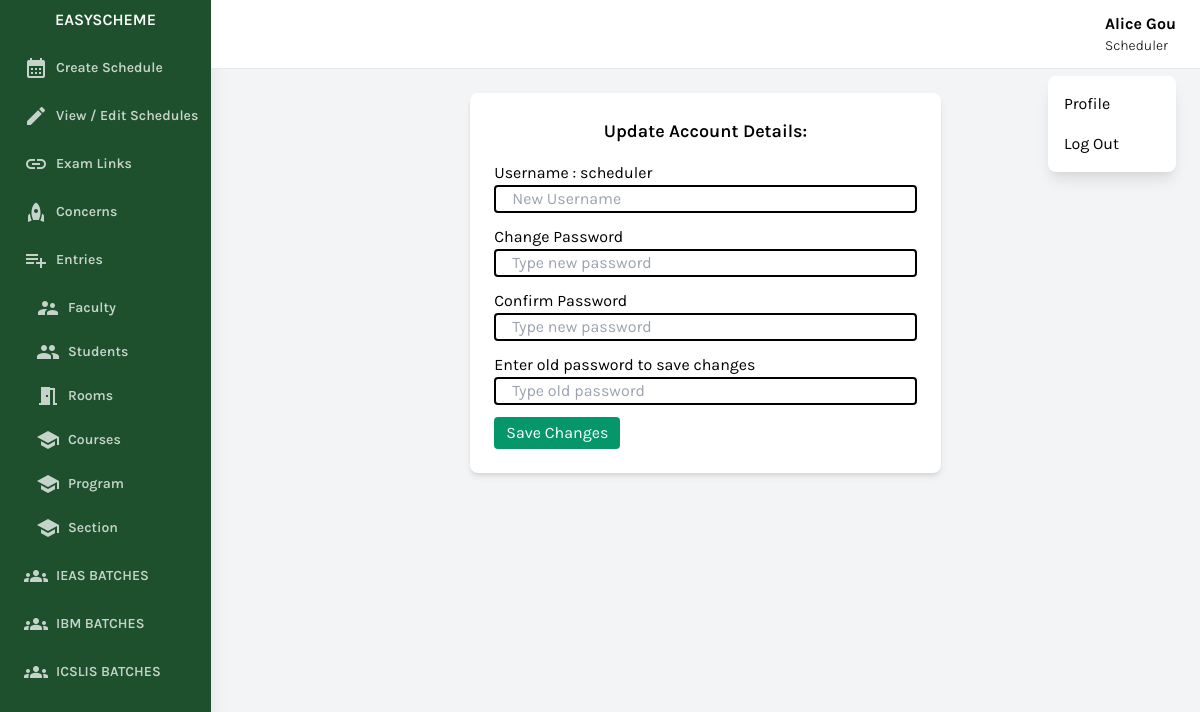
Page /scheduler/profile.php (signed in) on the committed database.
### tables this page shows
CREATE TABLE `user` (
  `id` bigint(20) NOT NULL,
  `name` varchar(256) NOT NULL,
  `username` varchar(256) NOT NULL,
  `password` varchar(256) NOT NULL,
  `position` varchar(256) NOT NULL,
  `status` int(11) NOT NULL DEFAULT 0
);

### conn/conn.php (called while the page is built, shortened)
<?php
class DatabaseHandler {
    private $pdo;
    public function __construct() {
        $dbHost = 'localhost';
        $dbPort = '3306';
        $dbName = DBNAME;
        $dbUser = DBUSER;
        $dbPassword = DBPASSWORD;
        try {
            $dsn = "mysql:host=$dbHost;port=$dbPort;dbname=$dbName";
            $this->pdo = new PDO($dsn, $dbUser, $dbPassword);
            $this->pdo->setAttribute(PDO::ATTR_ERRMODE, PDO::ERRMODE_EXCEPTION);
        } catch (PDOException $e) {
            echo "Connection failed: " . $e->getMessage();
        }
    }
    public function getIdByColumnValue($tableName, $columnName, $columnValue, $idColumnName) {
        try {
            $stmt = $this->pdo->prepare("SELECT $idColumnName FROM $tableName WHERE $columnName = :column_value");
            $stmt->bindParam(':column_value', $columnValue);
            $stmt->execute();
            $result = $stmt->fetch(PDO::FETCH_ASSOC);
            if ($result) {
                return $result[$idColumnName];
            } else {
                return null;
            }
        } catch (PDOException $e) {
            return null;
        }
    }
}
?>

### scheduler/profile.php (the view, shortened to what this page needs)
<?php
include 'components/header.php';
?>
<div class="w-full h-screen overflow-x-hidden border-t flex flex-col">
    <main class="w-full flex justify-center items-center p-6">
        <div class="w-full sm:w-1/2">
            <div class="card bg-white shadow-md rounded-lg p-6">
                <h2 class="text-lg text-center font-semibold mb-4">Update Account Details:</h2>
                <form id="formSubmit">
                <div class="flex flex-col gap-3 items-center mt-3">
                        <div class="grid w-full">
                            <p>Username : <?=$username?></p>
                            <input type="text" name="username" placeholder="New Username" class="border-black border-2 rounded px-4">
                        </div>
                        <div class="grid w-full">
                            <p>Change Password</p>
                            <input type="password" name="new_password" placeholder="Type new password" class="border-black border-2 rounded px-4">
                        </div>
                        <div class="grid w-full">
                            <p>Confirm Password</p>
                            <input type="password" name="confirm_password" placeholder="Type new password" class="border-black border-2 rounded px-4">
                        </div>
                        <div class="grid w-full">
                            <p>Enter old password to save changes</p>
                            <input type="password" name="old_password" placeholder="Type old password" class="border-black border-2 rounded px-4">
                        </div>
                        <div class="w-full">
                            <button type="submit" id="btnMode" class="bg-green-600 text-white rounded px-3 py-1">Save Changes</button>
                        </div>
                </div>
                </form>
            </div>
        </div>
    </main>
</div>
<?php
include 'components/footer.php';
?>

### scheduler/components/header.php (shortened to what this page needs)
<?php
include '../conn/conn.php';
$db = new DatabaseHandler();
$username = ($db->getIdByColumnValue('user', 'id',$_SESSION['id'],'username'));
$user_name = ucwords($db->getIdByColumnValue('user', 'id',$_SESSION['id'],'name'));
$user_position = ucwords($db->getIdByColumnValue('user', 'id',$_SESSION['id'],'position'));
?>
<!DOCTYPE html>
<html lang="en">
<head>
    <link href="https://cdnjs.cloudflare.com/ajax/libs/tailwindcss/2.2.19/tailwind.min.css" rel="stylesheet">
</head>
<body class="bg-gray-100 font-family-karla flex">
    <aside class="relative bg-sidebar h-screen w-64 hidden sm:block shadow-xl">
        <div class="p-2  text-center">
            <a href="" class="text-white  font-semibold uppercase hover:text-gray-300">
                        <p>EasyScheme</p>
            </a>
        </div>
        <nav x-data="{ openItem: null }" class="text-white text-base font-semibold ">
            <a href="create-schedule.php" class="nav-1 flex items-center text-white opacity-75 text-sm hover:opacity-100 py-2 m-2 rounded-lg  pl-4 nav-item">
                <i class="material-icons mr-2">calendar_month</i>
                Create Schedule
            </a>
            <a href="view-edit-schedule.php" class="nav-2 flex items-center text-white opacity-75 text-sm hover:opacity-100 py-2 m-2 rounded-lg  pl-4 nav-item">
                <i class="material-icons mr-2">edit</i>
                View / Edit Schedules
            </a>
            <a href="view-exam-links.php" class="nav-3 flex items-center text-white opacity-75 text-sm hover:opacity-100 py-2 m-2 rounded-lg  pl-4 nav-item">
                <i class="material-icons mr-2">link</i>
                Exam Links
            </a>
            <a href="raise-concerns.php" class="nav-10 flex items-center text-white opacity-75 text-sm hover:opacity-100 py-2 m-2 rounded-lg  pl-4 nav-item">
                <i class="material-icons mr-2">rocket</i>
                Concerns
            </a>
            <a @click="openItem === 1 ? openItem = null : openItem = 1"  class="entries flex items-center text-white opacity-75 text-sm hover:opacity-100 py-2 m-2 rounded-lg  pl-4 nav-item">
                <i class="material-icons mr-2">playlist_add</i>
                Entries
            </a>
            <a href="view-entries.php?type=faculty">
                <div x-show="openItem === 1" class="nav-4 flex items-center text-white opacity-75 text-sm hover:opacity-100 py-1 my-3 mx-5 m-0 rounded-lg  pl-4 nav-item">
                    <i class="material-icons mr-2">supervisor_account</i>
                    Faculty
                </div>
            </a>
            <a href="view-entries.php?type=student">
                <div x-show="openItem === 1" class="nav-5 flex items-center text-white opacity-75 text-sm hover:opacity-100 py-1 my-3 mx-5 m-0 rounded-lg  pl-4 nav-item">
                    <i class="material-icons mr-2">group</i>
                    Students
                </div>
            </a>
            <a href="view-room-table.php">
            <div x-show="openItem === 1" class="nav-6 flex items-center text-white opacity-75 text-sm hover:opacity-100 py-1 my-3 mx-5 m-0 rounded-lg  pl-4 nav-item">
                    <i class="material-icons mr-2">meeting_room</i>
                    Rooms
                </div>
           </a>
            <a href="view-course-table.php">
                <div x-show="openItem === 1" class="nav-7 flex items-center text-white opacity-75 text-sm hover:opacity-100 py-1 my-3 mx-5 m-0 rounded-lg  pl-4 nav-item">
                    <i class="material-icons mr-2">school</i>
                    Courses
                </div>
            </a>
            <a href="view-program-table.php">
                <div x-show="openItem === 1" class="nav-8 flex items-center text-white opacity-75 text-sm hover:opacity-100 py-1 my-3 mx-5 m-0 rounded-lg  pl-4 nav-item">
                    <i class="material-icons mr-2">school</i>
                    Program
                </div>
            </a>
            <a href="view-section-table.php">
                <div x-show="openItem === 1" class="nav-9 flex items-center text-white opacity-75 text-sm hover:opacity-100 py-1 my-3 mx-5 m-0 rounded-lg  pl-4 nav-item">
                    <i class="material-icons mr-2">school</i>
                    Section
                </div>
            </a>
            <a href="view-batch-programs.php?i=1" class="nav-11 flex items-center text-white opacity-75 text-sm hover:opacity-100 py-2 m-2 rounded-lg  pl-4 nav-item">
                <i class="material-icons mr-2">groups</i>
                IEAS BATCHES
            </a>
            <a href="view-batch-programs.php?i=2" class="nav-12 flex items-center text-white opacity-75 text-sm hover:opacity-100 py-2 m-2 rounded-lg  pl-4 nav-item">
                <i class="material-icons mr-2">groups</i>
                IBM BATCHES
            </a>
            <a href="view-batch-programs.php?i=3" class="nav-13 flex items-center text-white opacity-75 text-sm hover:opacity-100 py-2 m-2 rounded-lg  pl-4 nav-item">
                <i class="material-icons mr-2">groups</i>
                ICSLIS BATCHES
            </a>
        </nav>
    </aside>
    <div class="relative w-full flex flex-col h-screen overflow-y-hidden">
        <header class="w-full items-center bg-white py-3 px-6 hidden sm:flex">
            <div x-data="{ isOpen: false }" class="relative w-1/2 flex justify-end">
                <div class="grid grid-cols-2 items-center justify-center">
                    <div class="grid " style="cursor:pointer" @click="isOpen = !isOpen">
                        <p class="text-base font-bold"><?=$user_name?></p>
                        <p class="text-sm font-light"><?=$user_position?></p>
                    </div>
                </div>
                <button x-show="isOpen" @click="isOpen = false" class="h-full w-full fixed inset-0 cursor-default"></button>
                <div x-show="isOpen" class="absolute w-32 bg-white rounded-lg shadow-lg py-2 mt-16">
                    <a href="profile.php" class="block px-4 py-2 account-link hover:text-white">Profile</a>
                    <a href="../" class="block px-4 py-2 account-link hover:text-white">Log Out</a>
                </div>
            </div>
        </header>

### scheduler/components/header.php (style rules this page uses)
.font-family-karla { font-family: karla; }
.bg-sidebar { background: #1e502d; }

### rows in the picture
user: name "Alice Gou", position "Scheduler", username "scheduler"
